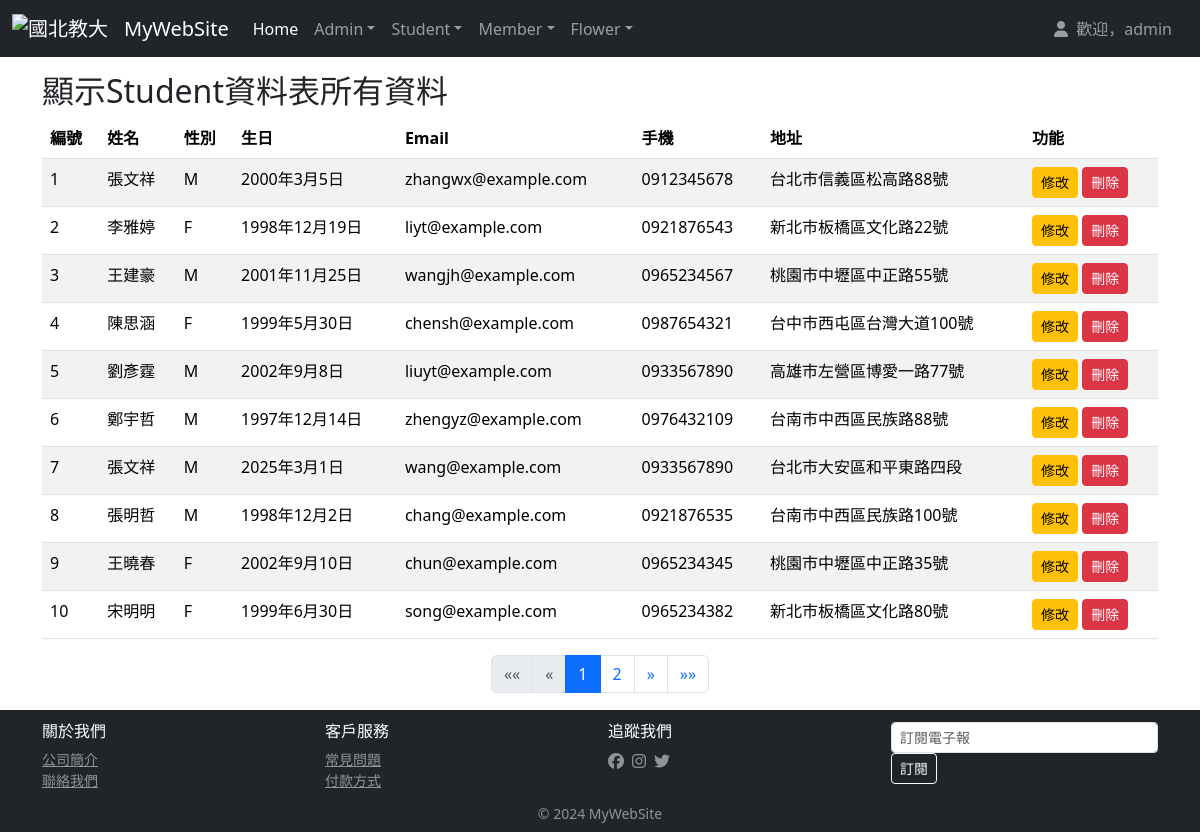
/students/index/ (signed in), run on the app's committed database.
### students/models.py (models this page shows, shortened)
class Student(models.Model):
    stdName = models.CharField(max_length=20, null=False)
    stdSex = models.CharField(max_length=2, default='M', null=False)
    stdBirthday = models.DateField(null=False)
    stdEmail = models.EmailField(max_length=100, blank=True, null=True)
    stdPhone = models.CharField(max_length=50, blank=True, null=True)
    stdAddress = models.CharField(max_length=255, blank=True, null=True)

### students/views.py (the view)
# urls.py: path('students/index/', stdViews.index, name='index'),
@login_required
def index(request):
    stdData = Student.objects.all().order_by('id')
    paginator = Paginator(stdData, 10)
    page_number = request.GET.get('page')
    page_obj = paginator.get_page(page_number)
    return render(request, "students/index.html", locals())

### templates/students/index.html (shortened to what this page needs)
{% extends 'base.html' %}
{% block content %}
<h2 align="left">顯示Student資料表所有資料</h2>
<table class="table table-striped table-hover">
    <thead>
        <tr>
            <th>編號</th><th>姓名</th><th>性別</th><th>生日</th><th>Email</th><th>手機</th><th>地址</th><th>功能</th>
        </tr>
    </thead>
    <tbody>
        {% for stdItem in page_obj %}
        <tr>
            <td>{{ stdItem.id }}</td>
            <td>{{ stdItem.stdName }}</td>
            <td>{{ stdItem.stdSex }}</td>
            <td>{{ stdItem.stdBirthday }}</td>
            <td>{{ stdItem.stdEmail }}</td>
            <td>{{ stdItem.stdPhone }}</td>
            <td>{{ stdItem.stdAddress }}</td>
            <td>
                <a href="/students/edit2/{{ stdItem.id }}/load" class="btn btn-warning btn-sm">修改</a>
                <a href="javascript:void(0)" class="btn btn-danger btn-sm" onclick="if(confirm('確定要刪除此筆資料嗎?')) window.location.href='/students/delete/{{ stdItem.id }}/'">刪除</a>
            </td>
        </tr>
        {% endfor %}
    </tbody>
</table>
<div class="container">
  <nav aria-label="Page navigation">
      <ul class="pagination justify-content-center">
          {% if page_obj.has_previous %}
              <li class="page-item">
                  <a class="page-link" href="?page=1" aria-label="First">
                      <span aria-hidden="true">&laquo;&laquo;</span>
                  </a>
              </li>
              <li class="page-item">
                  <a class="page-link" href="?page={{ page_obj.previous_page_number }}" aria-label="Previous">
                      <span aria-hidden="true">&laquo;</span>
                  </a>
              </li>
          {% else %}
              <li class="page-item disabled">
                  <span class="page-link">&laquo;&laquo;</span>
              </li>
              <li class="page-item disabled">
                  <span class="page-link">&laquo;</span>
              </li>
          {% endif %}
          {% for num in page_obj.paginator.page_range %}
              {% if page_obj.number == num %}
                  <li class="page-item active">
                      <span class="page-link">{{ num }}</span>
                  </li>
              {% elif num > page_obj.number|add:'-3' and num < page_obj.number|add:'3' %}
                  <li class="page-item">
                      <a class="page-link" href="?page={{ num }}">{{ num }}</a>
                  </li>
              {% endif %}
          {% endfor %}
          {% if page_obj.has_next %}
              <li class="page-item">
                  <a class="page-link" href="?page={{ page_obj.next_page_number }}" aria-label="Next">
                      <span aria-hidden="true">&raquo;</span>
                  </a>
              </li>
              <li class="page-item">
                  <a class="page-link" href="?page={{ page_obj.paginator.num_pages }}" aria-label="Last">
                      <span aria-hidden="true">&raquo;&raquo;</span>
                  </a>
              </li>
          {% endif %}
      </ul>
  </nav>
</div>
{% endblock %}

### templates/base.html (shortened to what this page needs)
<!DOCTYPE html>
<html>
    <head>
        {% load static %}
        <link href="{% static 'css/style.css' %}" rel="stylesheet" type="text/css">
        <link href="https://cdn.jsdelivr.net/npm/bootstrap@5.3.3/dist/css/bootstrap.min.css" rel="stylesheet" integrity="sha384-
QWTKZyjpPEjISv5WaRU9OFeRpok6YctnYmDr5pNlyT2bRjXh0JMhjY6hW+ALEwIH">
        <link rel="stylesheet" href="https://cdnjs.cloudflare.com/ajax/libs/font-awesome/6.5.1/css/all.min.css">
    </head>
    <body class="d-flex flex-column min-vh-100">
        <nav class="navbar navbar-expand-md navbar-dark bg-dark fixed-top">
            <div class="container-fluid">
                <a class="navbar-brand">
                    <img src="https://www.ntue.edu.tw/var/file/0/1000/img/368/footlogo.png" width="30" height="30" class="dinline-block align-text-top" alt="國北教大">
                </a>
                <a class="navbar-brand" href="/">MyWebSite</a>
                <div class="collapse navbar-collapse" id="navbarsExampleDefault">
                    <ul class="navbar-nav me-auto mb-2 mb-md-0">
                        <li class="nav-item">
                            <a class="nav-link active" aria-current="page" href="/">Home</a>
                        </li>
                        {% if request.user.is_authenticated %}
                        {% if request.user.username == 'admin' %}
                        <li class="nav-item dropdown">
                            <a class="nav-link dropdown-toggle" href="#" role="button" data-bs-toggle="dropdown" aria-expanded="false">Admin</a>
                        </li>
                        {% endif %}
                        <li class="nav-item dropdown">
                            <a class="nav-link dropdown-toggle" href="#" role="button" data-bs-toggle="dropdown" aria-expanded="false">Student</a>
                        </li>
                        <li class="nav-item dropdown">
                            <a class="nav-link dropdown-toggle" href="#" role="button" data-bs-toggle="dropdown" aria-expanded="false">Member</a>
                        </li>
                        <li class="nav-item dropdown">
                            <a class="nav-link dropdown-toggle" href="#" role="button" data-bs-toggle="dropdown" aria-expanded="false">Flower</a>
                        </li>
                        {% endif %}
                    </ul>
                    {% if request.user.is_authenticated %}
                    <div class="d-flex">
                        <span class="navbar-text me-3">
                            <i class="fas fa-user me-1"></i> 歡迎，{{ request.user.username }}
                        </span>
                    </div>
                    {% endif %}
                </div>
            </div>
        </nav>
        <br>
        <br>
        <br>
        <main class="container flex-grow-1">
            <div id="content">
                {% block content %}{% endblock %}
            </div>
        </main>
        <footer class="footer mt-auto py-2 bg-dark text-white">
            <div class="container">
                <div class="row row-cols-1 row-cols-sm-2 row-cols-md-4 g-3 py-1">
                    <div class="col">
                        <h6>關於我們</h6>
                        <ul class="list-unstyled small mb-0">
                            <li><a href="#" class="text-white-50">公司簡介</a></li>
                            <li><a href="#" class="text-white-50">聯絡我們</a></li>
                        </ul>
                    </div>
                    <div class="col">
                        <h6>客戶服務</h6>
                        <ul class="list-unstyled small mb-0">
                            <li><a href="#" class="text-white-50">常見問題</a></li>
                            <li><a href="#" class="text-white-50">付款方式</a></li>
                        </ul>
                    </div>
                    <div class="col">
                        <h6>追蹤我們</h6>
                        <div class="d-flex gap-2">
                            <a href="#" class="text-white-50"><i class="fab fa-facebook"></i></a>
                            <a href="#" class="text-white-50"><i class="fab fa-instagram"></i></a>
                            <a href="#" class="text-white-50"><i class="fab fa-twitter"></i></a>
                        </div>
                    </div>
                    <div class="col">
                        <div class="input-group input-group-sm">
                            <input type="email" class="form-control form-control-sm" placeholder="訂閱電子報">
                        </div>
                        <button class="btn btn-sm btn-outline-light" type="button">訂閱</button>
                    </div>
                </div>
            </div>
            <div class="text-center mt-2">
                <p class="small text-white-50 mb-0">&copy; 2024 MyWebSite</p>
            </div>
        </footer>
    </body>
</html>

### static/css/style.css (style rules this page uses)
html, body { margin: 0; padding: 0; height: 100%; border: none; }
body { margin-left: 0px; margin-top: 0px; margin-right: 0px; margin-bottom: 0px; background-image: url(images/bg.gif); }

### data on the page
Student: id "1", stdName "張文祥", stdSex "M", stdBirthday "2000年3月5日", stdEmail "zhangwx@example.com", stdPhone "0912345678", stdAddress "台北市信義區松高路88號"
Student: id "2", stdName "李雅婷", stdSex "F", stdBirthday "1998年12月19日", stdEmail "liyt@example.com", stdPhone "0921876543", stdAddress "新北市板橋區文化路22號"
Student: id "3", stdName "王建豪", stdSex "M", stdBirthday "2001年11月25日", stdEmail "wangjh@example.com", stdPhone "0965234567", stdAddress "桃園市中壢區中正路55號"
Student: id "4", stdName "陳思涵", stdSex "F", stdBirthday "1999年5月30日", stdEmail "chensh@example.com", stdPhone "0987654321", stdAddress "台中市西屯區台灣大道100號"
Student: id "5", stdName "劉彥霆", stdSex "M", stdBirthday "2002年9月8日", stdEmail "liuyt@example.com", stdPhone "0933567890", stdAddress "高雄市左營區博愛一路77號"
Student: id "6", stdName "鄭宇哲", stdSex "M", stdBirthday "1997年12月14日", stdEmail "zhengyz@example.com", stdPhone "0976432109", stdAddress "台南市中西區民族路88號"
Student: id "7", stdName "張文祥", stdSex "M", stdBirthday "2025年3月1日", stdEmail "wang@example.com", stdPhone "0933567890", stdAddress "台北市大安區和平東路四段"
Student: id "8", stdName "張明哲", stdSex "M", stdBirthday "1998年12月2日", stdEmail "chang@example.com", stdPhone "0921876535", stdAddress "台南市中西區民族路100號"
Student: id "9", stdName "王曉春", stdSex "F", stdBirthday "2002年9月10日", stdEmail "chun@example.com", stdPhone "0965234345", stdAddress "桃園市中壢區中正路35號"
Student: id "10", stdName "宋明明", stdSex "F", stdBirthday "1999年6月30日", stdEmail "song@example.com", stdPhone "0965234382", stdAddress "新北市板橋區文化路80號"

### other printed values
{{ request.user.username }} "admin"
{{ num }} "1"
{{ num }} "2"
